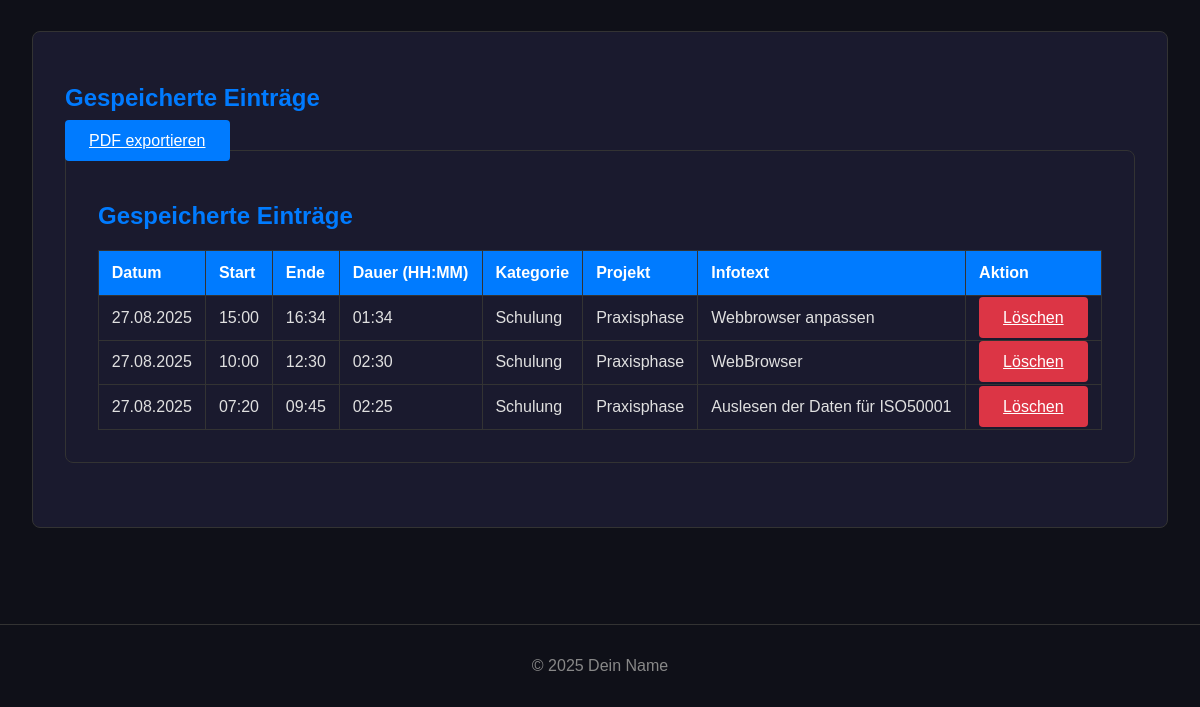
The page /dokumentation (lower part) on the database as committed earlier.
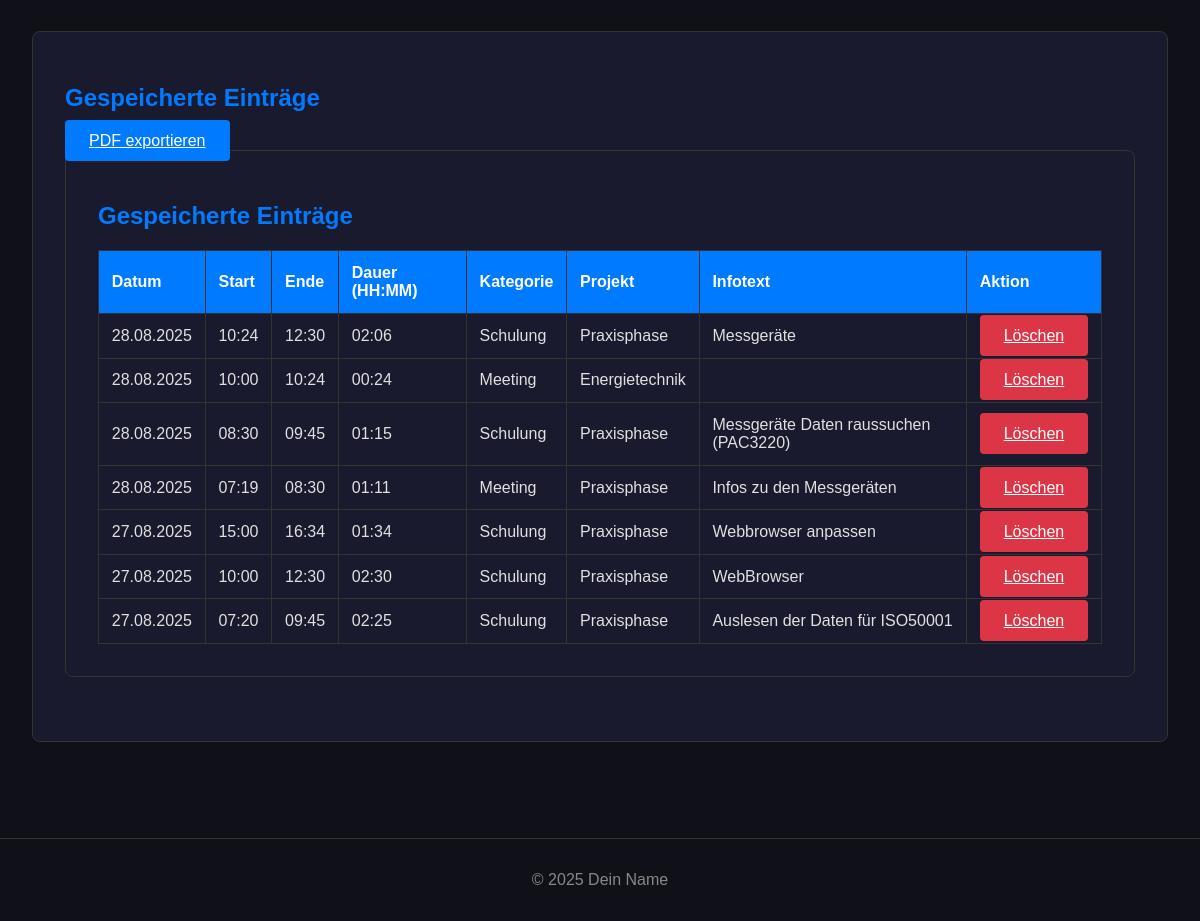
The same page on the database as committed later.
### app.py (models this page shows)
class TimeEntry(db.Model):
    id = db.Column(db.Integer, primary_key=True)
    date = db.Column(db.Date, nullable=False, default=date.today)
    start_time = db.Column(db.Time, nullable=False)
    end_time = db.Column(db.Time, nullable=False)
    category = db.Column(db.String(50), nullable=False)
    project = db.Column(db.String(100), nullable=False)
    info_text = db.Column(db.String(300), nullable=True)
    @property
    def duration(self):
        start_dt = datetime.combine(self.date, self.start_time)
        end_dt = datetime.combine(self.date, self.end_time)
        if end_dt < start_dt:
            end_dt += timedelta(days=1)
        return end_dt - start_dt
    @property
    def duration_str(self):
        total_seconds = self.duration.total_seconds()
        hours, remainder = divmod(total_seconds, 3600)
        minutes, _ = divmod(remainder, 60)
        return f"{int(hours):02}:{int(minutes):02}"

### app.py (the view, shortened to what this page needs)
@app.route('/dokumentation', methods=['GET', 'POST'])
def dokumentation():
    entries = TimeEntry.query.order_by(TimeEntry.date.desc(), TimeEntry.start_time.desc()).all()
    generate_category_chart(entries)
    return render_template('dokumentation.html', entries=entries)

### app.py (called while the page is built)
@app.context_processor
def inject_now():
    return {'now': datetime.now(timezone.utc)}

### templates/dokumentation.html (shortened to what this page needs)
{% extends 'base.html' %}
{% block content %}
    <div class="table-container">
    <h2>Gespeicherte Einträge</h2>
    <a href="{{ url_for('generate_pdf') }}" class="btn" style="margin-bottom: 1rem;">PDF exportieren</a>
    <div class="table-container">
        <h2>Gespeicherte Einträge</h2>
        <table class="data-table">
            <thead>
                <tr>
                    <th>Datum</th>
                    <th>Start</th>
                    <th>Ende</th>
                    <th>Dauer (HH:MM)</th>
                    <th>Kategorie</th>
                    <th>Projekt</th>
                    <th>Infotext</th>
                    <th>Aktion</th>
                </tr>
            </thead>
            <tbody>
                {% for entry in entries %}
                <tr>
                    <td>{{ entry.date.strftime('%d.%m.%Y') }}</td>
                    <td>{{ entry.start_time.strftime('%H:%M') }}</td>
                    <td>{{ entry.end_time.strftime('%H:%M') }}</td>
                    <td>{{ entry.duration_str }}</td>
                    <td>{{ entry.category }}</td>
                    <td>{{ entry.project }}</td>
                    <td>{{ entry.info_text }}</td>
                    <td>
                        <a href="{{ url_for('delete_entry', entry_id=entry.id) }}"
                           class="btn btn-danger"
                           onclick="return confirm('Möchtest du diesen Eintrag wirklich löschen?');">Löschen</a>
                    </td>
                </tr>
                {% else %}
                <tr>
                    <td colspan="8">Noch keine Einträge vorhanden.</td>
                </tr>
                {% endfor %}
            </tbody>
        </table>
    </div>
{% endblock %}

Rows that differ between the two databases and show on the page:
added TimeEntry: date "28.08.2025", start_time "10:24", end_time "12:30", duration_str "02:06", category "Schulung", project "Praxisphase", info_text "Messgeräte"
added TimeEntry: date "28.08.2025", start_time "10:00", end_time "10:24", duration_str "00:24", category "Meeting", project "Energietechnik"
added TimeEntry: date "28.08.2025", start_time "08:30", end_time "09:45", duration_str "01:15", category "Schulung", project "Praxisphase", info_text "Messgeräte Daten raussuchen (PAC3220)"
added TimeEntry: date "28.08.2025", start_time "07:19", end_time "08:30", duration_str "01:11", category "Meeting", project "Praxisphase", info_text "Infos zu den Messgeräten"
